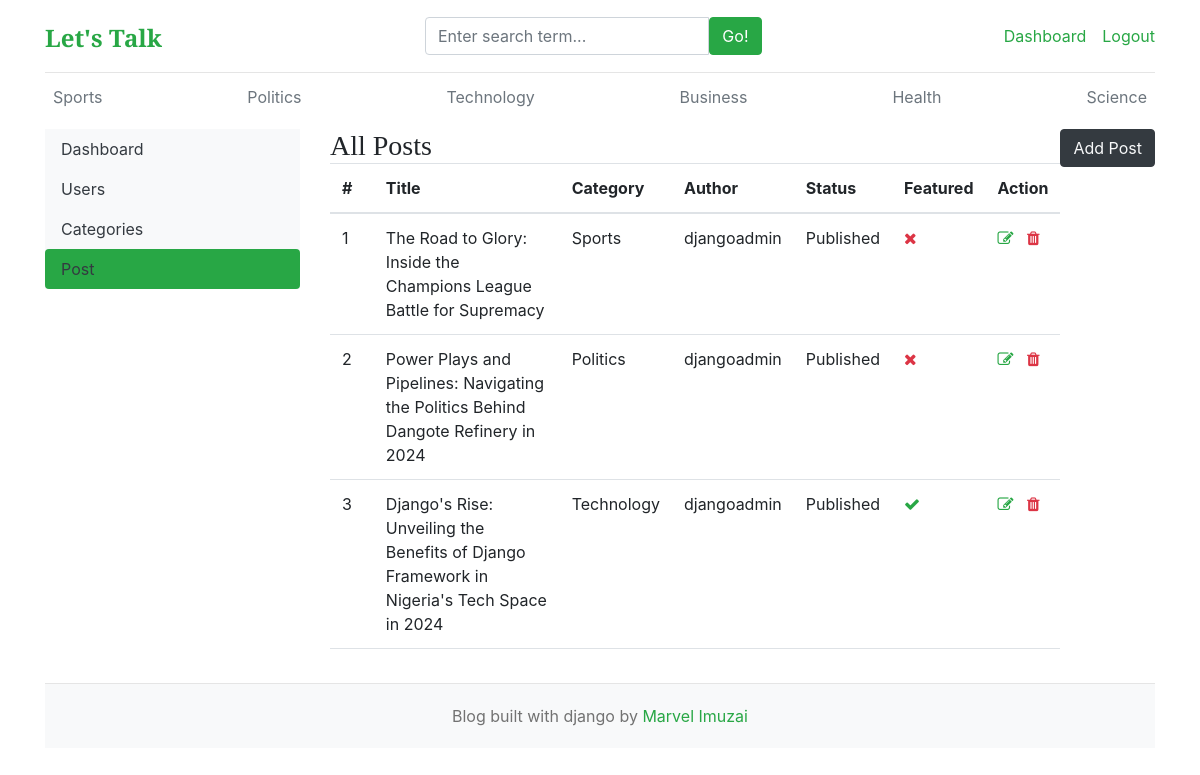
The page /dashboard/posts/ (signed in) on the database its author committed.
### blogs/models.py (models this page shows, shortened)
class Category(models.Model):
    category_name = models.CharField(max_length=50, unique=True)
    created_at = models.DateTimeField(auto_now_add=True)
    updated_at = models.DateTimeField(auto_now=True)
    class Meta:
        verbose_name_plural = 'categories'
    def __str__(self) -> str:
        return self.category_name

class Blog(models.Model):
    title = models.CharField(max_length=100)
    slug = models.SlugField(max_length=150, unique=True, blank=True)
    category = models.ForeignKey(Category, on_delete=models.CASCADE)
    author = models.ForeignKey(User, on_delete=models.CASCADE)
    feature_image = models.ImageField(upload_to="uploads/%Y/%m/%d")
    short_description = models.TextField(max_length=500)
    blog_body = models.TextField(max_length=2000)
    status = models.CharField(max_length=20, choices=STATUS_CHOICES, default="Draft")
    is_featured = models.BooleanField(default=False)
    created_at = models.DateTimeField(auto_now_add=True)
    updated_at = models.DateTimeField(auto_now=True)

### dashboards/views.py (the view)
# urls.py: path("posts/", views.posts, name="posts" ),
@login_required(login_url="login")
@user_passes_test(is_staff_or_superuser, login_url='home')
def posts(request):
    posts = Blog.objects.all()
    context = {
        "posts": posts
    }
    return render(request, "dashboard/posts.html", context)

### blogs/context_processors.py (called while the page is built)
def get_categories(request):
    categories = Category.objects.all()
    return dict(categories=categories)

def get_social_links(request):
    social_links = SocialLink.objects.all()
    return dict(social_links=social_links)

### dashboards/views.py (called while the page is built)
def is_staff_or_superuser(user):
    return user.is_staff or user.is_superuser

### templates/dashboard/posts.html (shortened to what this page needs)
{% extends "base.html" %}
{% block content %}
<div class="row">
    {% include "dashboard/sidebar.html" %}
    <div class="col-md-9">
        <h3 class="d-block d-md-inline mt-3 mt-md-0">All Posts</h3>
        <a href="{% url "add_posts" %}" class="btn btn-dark text-light float-right mb-2">Add Post</a>
        <div class="table-container" style="max-height: 500px; overflow-y: auto;">
            <div class="table-responsive">
                <table class="table table-hover">
                    <thead>
                        <tr>
                            <th>#</th>
                            <th>Title</th>
                            <th>Category</th>
                            <th>Author</th>
                            <th>Status</th>
                            <th>Featured</th>
                            <th>Action</th>
                        </tr>
                    </thead>
                    <tbody>
                    {% for post in posts %}
                        <tr>
                            <td>{{ forloop.counter }}</td>
                            <td>{{ post.title }}</td>
                            <td>{{ post.category }}</td>
                            <td>{{ post.author }}</td>
                            <td>{{ post.status }}</td>
                            <td>
                                {% if post.is_featured %}
                                    <i class="fa fa-check text-success"></i>
                                {% else %}
                                    <i class="fa fa-times text-danger"></i>
                                {% endif %}
                            </td>
                            <td>
                                <a href="{% url "edit_posts" post.id %}"><i class="fa fa-edit text-success"></i></a>
                                <a href="{% url "delete_posts" post.id %}"><i class="fa fa-trash text-danger"></i></a>
                            </td>
                        </tr>
                    {% endfor %}
                    </tbody>
                </table>
            </div>
        </div>
    </div>
</div>
{% endblock %}

### templates/base.html (shortened to what this page needs)
{% load static %}
<!DOCTYPE html>
<html lang="en">
<head>
    <link href="https://getbootstrap.com/docs/4.0/dist/css/bootstrap.min.css" rel="stylesheet">
    <link href="{% static "css/blog.css" %}" rel="stylesheet">
    <link rel="stylesheet" href="https://cdnjs.cloudflare.com/ajax/libs/font-awesome/4.7.0/css/font-awesome.min.css">
</head>
<body>
    <div class="container">
        <header class="blog-header py-3">
            <div class="row flex-nowrap justify-content-between align-items-center">
                <div class="col-4 pt-1">
                    <a class="blog-header-logo text-success" href="/">Let's Talk</a>
                </div>
                <div class="col-4">
                    <form action="{% url "search" %}" method="GET">
                        <div class="input-group">
                            <input class="form-control " type="text" name="keyword" value="{{keyword}}" placeholder="Enter search term..." aria-label="Enter search term..." aria-describedby="button-search" />
                            <button type="submit" class="btn btn-success" id="button-search" type="button">Go!</button>
                        </div>
                    </form>
                </div>
                <div class="col-4 d-flex justify-content-end align-items-center">
                    {% if not user.is_authenticated %}
                        <a class="btn btn-sm btn-success" href="{% url "login" %}">Login</a>
                        &emsp;
                        <a class="btn btn-sm btn-outline-success" href="{% url "register" %}">Register</a>
                    {% else %}
                        {% if user.is_staff or user.is_superuser %}
                            <span><a href="{% url "dashboard" %}" class="text-success">Dashboard</a></span>
                        {% endif %}
                        <span><a href="{% url "logout" %}" class="text-success">Logout</a></span>
                    {% endif %}
                </div>
            </div>
        </header>
        <div class="nav-scroller py-1 mb-2">
            <nav class="nav d-flex justify-content-between">
                {% for cat in categories %}
                    <a class="p-2 text-muted" href="{% url "posts_by_category" cat.id %}">{{cat.category_name}}</a>
                {% endfor %}
            </nav>
        </div>
        {% block content %}
        {% endblock %}
        <footer class="blog-footer">
            <p> Blog built with django by <a href="#" class="text-success">Marvel Imuzai</a></p>
        </footer>
    </div>
</body>
</html>

### static/css/blog.css (style rules this page uses)
.blog-header { border-bottom: 1px solid #e5e5e5; }
.blog-header-logo { font-family: "Playfair Display", Georgia, "Times New Roman", serif; font-size: 2.25rem; }
h1, h2, h3, h4, h5, h6 { font-family: "Playfair Display", Georgia, "Times New Roman", serif; }
.blog-footer { padding: 2.5rem 0; color: #727272; text-align: center; background-color: #f9f9f9; border-top: .05rem solid #e5e5e5; }
.blog-footer p:last-child { margin-bottom: 0; }

### templates/base.html (style rules this page uses)
.blog-footer { text-align: center; padding: 20px; background-color: #f8f9fa; margin-top: 20px; }
.blog-header-logo { font-weight: bold; font-size: 1.5rem; color: #000; text-decoration: none; }

### rows shown on the page
Category: category_name "Sports"
Category: category_name "Politics"
Category: category_name "Technology"
Category: category_name "Business"
Category: category_name "Health"
Category: category_name "Science"
Blog: title "The Road to Glory: Inside the Champions League Battle for Supremacy", category "Sports", author "djangoadmin", status "Published", is_featured False (drawn)
Blog: title "Power Plays and Pipelines: Navigating the Politics Behind Dangote Refinery in 2024", category "Politics", author "djangoadmin", status "Published", is_featured False (drawn)
Blog: title "Django's Rise: Unveiling the Benefits of Django Framework in Nigeria's Tech Space in 2024", category "Technology", author "djangoadmin", status "Published", is_featured True (drawn)
